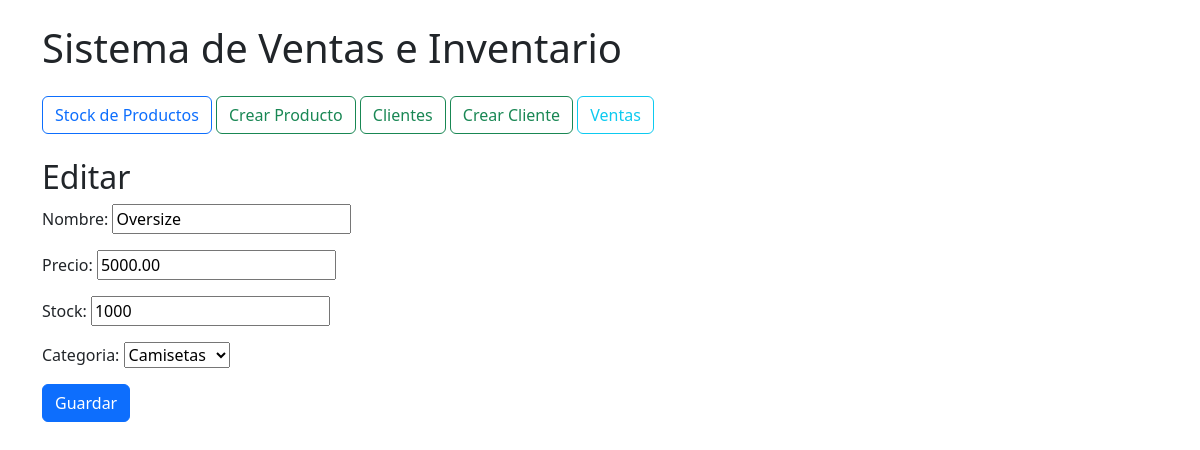
Page /inventario/editar/1/ on the earlier database version.
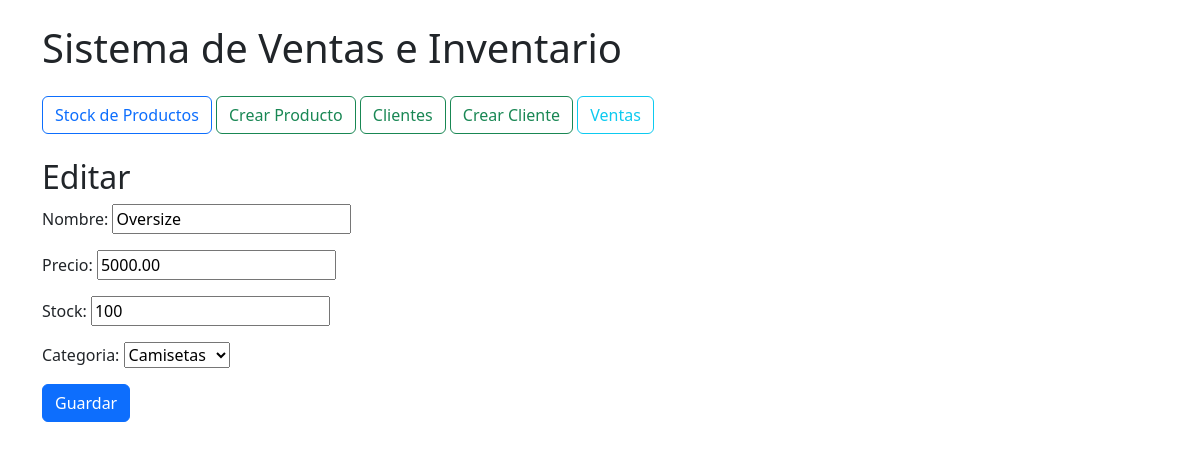
Same page on the later database version.
### inventario/models.py (models this page shows, shortened)
class Producto(models.Model):
    nombre = models.CharField(max_length=100)
    precio = models.DecimalField(max_digits=10, decimal_places=2)
    stock = models.PositiveIntegerField()
    categoria = models.ForeignKey(Categoria, on_delete=models.CASCADE)

class Categoria(models.Model):
    nombre = models.CharField(max_length=100)
    def __str__(self):
        return self.nombre

### inventario/views.py (the view)
# urls.py: path('editar/<int:pk>/', views.editar_producto, name='editar_producto'), #<int:pk es para capturar el ID del producto a editar
def editar_producto(request, pk):
    producto = get_object_or_404(Producto, pk=pk)
    form = ProductoForm(request.POST or None, instance=producto)
    if form.is_valid():
        form.save()
        return redirect('inventario:productos_disponibles')
    return render(request, 'inventario/formulario_producto.html', {'form': form, 'producto': producto})

### inventario/forms.py
class ProductoForm(forms.ModelForm):
    class Meta:
        model = Producto
        fields = ['nombre', 'precio', 'stock', 'categoria']

### templates/inventario/formulario_producto.html (shortened to what this page needs)
{% extends "base.html" %}
{% block content %}
{% if form.instance.pk %}
<h2>Editar</h2>
{% else %}
<h2>Crear</h2>
{% endif %}
<form method="post">
    {{ form.as_p }}
    <button type="submit" class="btn btn-primary">Guardar</button>
</form>
{% endblock content %}

Differences in the rows shown:
changed Producto "Camisetas": stock "1000" → "100"
